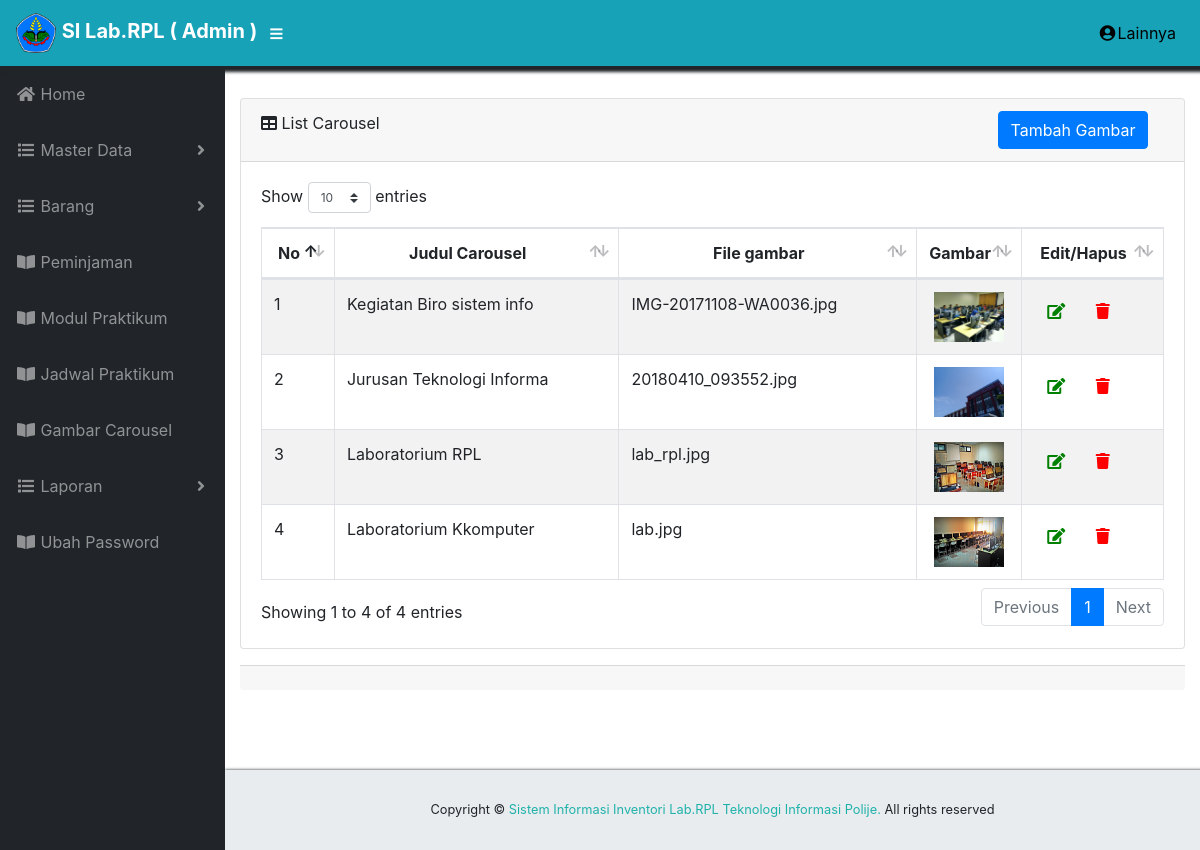
The app's page /index.php/admin/list_carousel with its own data.
### tables this page shows
CREATE TABLE `tb_carousel` (
  `id_carousel` int(11) NOT NULL,
  `nama_carousel` varchar(25) NOT NULL,
  `gambar` varchar(100) NOT NULL
);

### application/controllers/admin/List_carousel.php (called while the page is built, shortened)
 <?php
class List_carousel extends CI_Controller {
	public function __construct(){
		$this->load->model("m_carousel");
    }
	public function index(){
		$data['car'] = $this->m_carousel->index();
		$data['caro'] = $this->m_carousel->getGambar();
		$this->load->view('admin/list_carousel', $data);
	}
}

### index.php (called while the page is built, shortened)
<?php
require_once BASEPATH.'core/CodeIgniter.php';

### application/models/M_carousel.php (called while the page is built, shortened)
<?php defined('BASEPATH') OR exit('No direct script access allowed');
class M_carousel extends CI_Model {
  public function index(){
    $this->db->select("*");
    $this->db->from("tb_carousel");
    $query =$this->db->get();
    return $query->result();
  }
}

### application/views/admin/list_carousel.php (the view, shortened to what this page needs)
<!DOCTYPE html>
<html lang="en">
<?php $this->load->view('partial_admin/head.php') ?>
<body id="page-top">
    <div id="content-wrapper">
    <div class="container-fluid">
        <div class="card mb-3">
        <div class="card-header">
        <i class="fas fa-table"></i>
        List Carousel
        <a href="<?php echo site_url('admin/upload_carousel') ?>">
        <button name="tambah" type="button" class="btn btn-primary col-md-2 col-xs-12 float-right mr-3">Tambah Gambar</button></a><br>
        </div>
              <div class="card-body" id="load">
              <table class="table table-bordered table-striped" id="dataTable" width="100%" cellspacing="0">
                <thead>
                  <tr>
                  <th style="text-align: center">No</th>
                  <th style="text-align: center">Judul Carousel</th>
                  <th style="text-align: center">File gambar</th>
                  <th style="text-align: center">Gambar</th>
                  <th style="text-align: center">Edit/Hapus</th>
                  </tr>
                </thead>
                <tbody>
                  <?php $no = 1; foreach ($caro as $key => $value){ ?>
                    <tr>
                      <td width="50"><?php echo $no++; ?></td>
                      <td width="300"><?php echo $value['nama_carousel'] ?></td>
                      <td width="300"><?php echo $value['gambar'] ?></td>
                      <td style="text-align: center;"><?php echo '<img src="' . base_url() .'/assets/foto/'. $value['gambar'] . '" alt="..." height="50" width="70">' ?>
                      <td width="120">
                      <a href="<?php echo site_url('admin/list_carousel/edit/'.$value['id_carousel']) ?>" class="btn btn-small" ><i class="fas fa-edit" style="color: green;"></i></a>
                      <a onclick="return confirm ('Gambar Akan dihapus?')" href="<?php echo site_url('admin/list_carousel/delete/'.$value['id_carousel']) ?>" class="btn btn-small" ><i class="fas fa-trash" style="color: red;"></i></a></td>
                    </tr>
                  <?php } ?>
                </tbody>
              </table>
            </div>
          </div>
          <div class="card-footer small text-muted"></div>
        </div>
      </div>
    </div>
  </div>
  <?php $this->load->view("partial_admin/foot") ?>
</body>
</html>

### application/views/partial_admin/head.php (shortened to what this page needs)
<head>
  <link href="<?php echo base_url('assets/bootstrap/css/bootstrap.min.css')?>" rel="stylesheet">
  <link href="<?php echo base_url('assets/fontawesome-free/css/all.min.css')?>" rel="stylesheet" type="text/css">
  <link href="<?php echo base_url('assets/datatables/dataTables.bootstrap4.css')?>" rel="stylesheet">
  <link href="<?php echo base_url('css/sb-admin.css')?>" rel="stylesheet">
</head>
<body id="page-top">
  <nav class="navbar navbar-expand navbar-dark bg-info static-top" style="box-shadow: 3px 3px 3px 3px;">
<a class="navbar-brand mr-1" href="<?php echo base_url('Home') ?>"><img src="<?php echo base_url()?>/assets/img/Polije.png" style="width:40px;height:40px;"> <b>SI Lab.RPL ( Admin )</b></a>
  <button class="btn btn-link btn-sm text-white order-1 order-sm-0" id="sidebarToggle" href="#">
  <i class="fas fa-bars"></i>
  </button>
    <ul class="navbar-nav ml-auto ml-md-0">
      <li class="nav-item dropdown no-arrow">
        <a class="nav-link dropdown-toggle" href="#" id="userDropdown" role="button" data-toggle="dropdown" aria-haspopup="true" aria-expanded="false" style="color: black">
          <i class="fas fa-user-circle fa-fw" ></i>Lainnya
        </a>
      </li>
    </ul>
  </nav>
  <div id="wrapper">
    <ul class="sidebar navbar-nav">
    <li class="nav-item">
    <a class="nav-link" href="<?php echo base_url('admin/chomepage_admin')?>">
    <i class="fas fa-fw fa-home"></i>
    <span>Home</span></a>
    </li>
    <li class="nav-item dropdown">
    <a class="nav-link dropdown-toggle" href="#" id="pagesDropdown" role="button" data-toggle="dropdown" aria-haspopup="true" aria-expanded="false">
    <i class="fas fa-fw fa-list"></i>
    <span>Master Data</span>
     </a>
    </li>
    <li class="nav-item dropdown">
    <a class="nav-link dropdown-toggle" href="#" id="pagesDropdown" role="button" data-toggle="dropdown" aria-haspopup="true" aria-expanded="false">
    <i class="fas fa-fw fa-list"></i>
    <span>Barang</span>
    </a>
      </li>
        <li class="nav-item">
        <a class="nav-link" href="<?php echo base_url('admin/cpeminjaman')?>">
        <i class="fas fa-fw fa-book-open"></i>
        <span>Peminjaman</span></a>
        </li>
        <li class="nav-item">
        <a class="nav-link" href="<?php echo base_url('admin/cmodul')?>">
        <i class="fas fa-fw fa-book-open"></i>
        <span>Modul Praktikum</span></a>
        </li>
        <li class="nav-item">
        <a class="nav-link" href="<?php echo base_url('admin/cjadwal')?>">
        <i class="fas fa-fw fa-book-open"></i>
        <span>Jadwal Praktikum</span></a>
        </li>
        <li class="nav-item">
        <a class="nav-link" href="<?php echo base_url('admin/list_carousel')?>">
        <i class="fas fa-fw fa-book-open"></i>
        <span>Gambar Carousel</span></a>
        </li>
        <li class="nav-item dropdown">
        <a class="nav-link dropdown-toggle" href="#" id="pagesDropdown" role="button" data-toggle="dropdown" aria-haspopup="true" aria-expanded="false">
        <i class="fas fa-fw fa-list"></i>
        <span>Laporan</span>
        </a>
        </li>
        <li class="nav-item">
        <a class="nav-link" href="<?php echo base_url('admin/forms/change_pass')?>">
        <i class="fas fa-fw fa-book-open"></i>
        <span>Ubah Password</span></a>
        </li>
        </ul>
        <div id="content-wrapper">

### application/views/partial_admin/foot.php (shortened to what this page needs)
      <footer class="sticky-footer" style="box-shadow: 3px 3px 3px 3px;">
        <div class="container my-auto">
          <div class="copyright text-center my-auto">
            <span>Copyright © <a style="color: lightseagreen;">Sistem Informasi Inventori Lab.RPL Teknologi Informasi Polije.</a> All rights reserved</span>
          </div>
        </div>
      </footer>
</body>

### css/sb-admin.css (style rules this page uses)
html { position: relative; min-height: 100%; }
body { height: 100%; }
#wrapper { display: -webkit-box; display: -ms-flexbox; display: flex; }
#wrapper #content-wrapper { overflow-x: hidden; width: 100%; padding-top: 1rem; padding-bottom: 80px; }
.navbar-nav .nav-item.dropdown .dropdown-toggle::after { width: 1rem; text-align: center; float: right; vertical-align: 0; border: 0; font-weight: 900; content: '\f105'; font-family: 'Font Awesome 5 Free'; }
.navbar-nav .nav-item.dropdown.no-arrow .dropdown-toggle::after { display: none; }
.sidebar { width: 90px !important; background-color: #212529; min-height: calc(100vh - 56px); }
.sidebar .nav-item:last-child { margin-bottom: 1rem; }
.sidebar .nav-item .nav-link { text-align: center; padding: 0.75rem 1rem; width: 90px; }
.sidebar .nav-item .nav-link span { font-size: 0.65rem; display: block; }
.sidebar .nav-item.dropdown .dropdown-toggle::after { display: none; }
.sidebar .nav-item .nav-link { color: rgba(255, 255, 255, 0.5); }
@media (min-width: 768px) { .sidebar { width: 225px !important; } }
@media (min-width: 768px) { .sidebar .nav-item .nav-link { display: block; width: 100%; text-align: left; padding: 1rem; width: 225px; } }
@media (min-width: 768px) { .sidebar .nav-item .nav-link span { font-size: 1rem; display: inline; } }
@media (min-width: 768px) { .sidebar .nav-item.dropdown .dropdown-toggle::after { display: block; } }
:root { --input-padding-x: 0.75rem; --input-padding-y: 0.75rem; }
footer.sticky-footer { display: -webkit-box; display: -ms-flexbox; display: flex; position: absolute; right: 0; bottom: 0; width: calc(100% - 90px); height: 80px; background-color: #e9ecef; }
footer.sticky-footer .copyright { line-height: 1; font-size: 0.8rem; }
@media (min-width: 768px) { footer.sticky-footer { width: calc(100% - 225px); } }

### records on screen
tb_carousel: nama_carousel "Kegiatan Biro sistem info", gambar "IMG-20171108-WA0036.jpg", gambar (picture)
tb_carousel: nama_carousel "Jurusan Teknologi Informa", gambar "20180410_093552.jpg", gambar (picture)
tb_carousel: nama_carousel "Laboratorium RPL", gambar "lab_rpl.jpg", gambar (picture)
tb_carousel: nama_carousel "Laboratorium Kkomputer", gambar "lab.jpg", gambar (picture)
